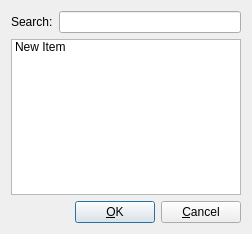
<?xml version="1.0" encoding="UTF-8"?>
<ui version="4.0" stdsetdef="1">
  <author></author>
  <comment></comment>
  <exportmacro></exportmacro>
  <class>ComboBoxSelection</class>
  <widget class="QDialog" name="ComboBoxSelection">
    <property name="geometry">
      <rect>
        <x>0</x>
        <y>0</y>
        <width>252</width>
        <height>234</height>
      </rect>
    </property>
    <property name="windowTitle">
      <string>Selection</string>
    </property>
    <layout class="QGridLayout">
      <item row="1" column="0" rowspan="1" colspan="4">
        <widget class="QListWidget" name="_listBox">
          <item>
            <property name="text">
              <string>New Item</string>
            </property>
          </item>
        </widget>
      </item>
      <item row="2" column="0" rowspan="1" colspan="2">
        <spacer name="spacer1">
          <property name="sizeHint">
            <size>
              <width>31</width>
              <height>21</height>
            </size>
          </property>
          <property name="sizeType">
            <enum>QSizePolicy::Expanding</enum>
          </property>
          <property name="orientation">
            <enum>Qt::Horizontal</enum>
          </property>
        </spacer>
      </item>
      <item row="2" column="2">
        <widget class="QPushButton" name="OK">
          <property name="text">
            <string>&amp;OK</string>
          </property>
        </widget>
      </item>
      <item row="2" column="3">
        <widget class="QPushButton" name="Cancel">
          <property name="text">
            <string>&amp;Cancel</string>
          </property>
        </widget>
      </item>
      <item row="0" column="0">
        <widget class="QLabel" name="textLabel1">
          <property name="text">
            <string>Search:</string>
          </property>
          <property name="wordWrap">
            <bool>false</bool>
          </property>
        </widget>
      </item>
      <item row="0" column="1" rowspan="1" colspan="3">
        <widget class="QLineEdit" name="_lineEdit"/>
      </item>
    </layout>
  </widget>
  <layoutdefault spacing="6" margin="11"/>
  <pixmapfunction>qPixmapFromMimeSource</pixmapfunction>
  <tabstops>
    <tabstop>_lineEdit</tabstop>
    <tabstop>_listBox</tabstop>
    <tabstop>OK</tabstop>
    <tabstop>Cancel</tabstop>
  </tabstops>
</ui>
